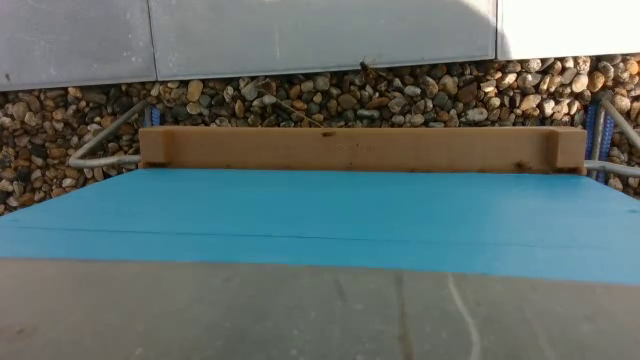
#> input picture frame 238 of video/ruche01_frelon01_lores.mp4, 640 x 360 px, given in place of frame_video(1).mp4, which was not available
$ python auto_annotation.py
#> lines starting #> are read from the running program, lines starting #| are printed output that depends on the picture
import cv2
import numpy as np

DATASET_PATH = '../datasets/auto'


data_yaml = f"""
# Train/val/test sets as 1) dir: path/to/imgs, 2) file: path/to/imgs.txt, or 3) list: [path/to/imgs1, path/to/imgs2, ..]
path: {DATASET_PATH} # dataset root dir
train: images/train # train images (relative to 'path') 4 images
val: images/val # val images (relative to 'path') 4 images
test: # test images (optional)

# Classes (80 COCO classes)
names:
    0: bee
    1: hornet
"""


def main(video_path):
    cap = cv2.VideoCapture(video_path)

    # params for corner detection
    feature_params = dict(maxCorners=100,
                          qualityLevel=0.3,
                          minDistance=7,
                          blockSize=7)

    # Parameters for lucas kanade optical flow
    lk_params = dict(winSize=(15, 15),
                     maxLevel=2,
                     criteria=(cv2.TERM_CRITERIA_EPS | cv2.TERM_CRITERIA_COUNT,
                               10, 0.03))

    # Create some random colors
    color = np.random.randint(0, 255, (100, 3))


    frame_index = 0
    old_frame = None
    features_to_track = []


    while(1):
        k = cv2.waitKey(100)
#> (key Esc is pressed here)
        cat = "train" if frame_index % 2 == 0 else "val"
        ret, frame = cap.read()
#> frame is the input picture: shape (360, 640, 3); mean B, G, R 108.4, 110.4, 96.4
        display_frame = frame.copy()
        frame = cv2.cvtColor(frame, cv2.COLOR_BGR2GRAY)
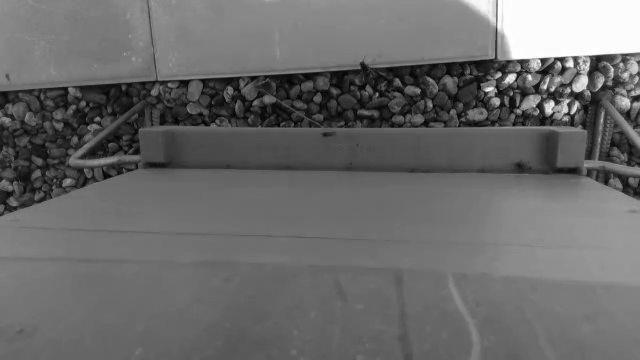
#> frame: shape (360, 640); min 1, max 255, mean 106
        frame = cv2.GaussianBlur(frame, (5, 5), 4)

        ## Track features
        if len(features_to_track) > 0 and old_frame is not None:
            new_features_to_track = []
            for p0, class_name, old_bbox in features_to_track:
                p1, st, err = cv2.calcOpticalFlowPyrLK(old_frame, frame, p0, None, **lk_params)
                ## If the majority of point is lost, discard the feature
                if np.sum(st) < 0.5 * p1.shape[0]:
                    continue


                st = st.reshape(p1.shape[0])
                good_new = p1[st == 1]
                good_old = p0[st == 1]


                ## Recalculate the bounding box

                for i, (new, old) in enumerate(zip(good_new, good_old)):
                    a, b = new.ravel()
                    a, b = int(a), int(b)
                    #Draw
                    cv2.circle(display_frame, (a, b), 5, color[i].tolist(), -1)
                try:
                    ## Push the new features to track
                    mass_center = np.mean(good_new, axis=0).reshape(2)
                    bbox = np.array([mass_center[0] - old_bbox[2]/2, mass_center[1] - old_bbox[3]/2, old_bbox[2], old_bbox[3]])
                    cv2.rectangle(display_frame, (int(bbox[0]), int(bbox[1])), (int(bbox[0] + bbox[2]), int(bbox[1] + bbox[3])), (0,255,0), 2)
                except ValueError:
                    continue
                if len(good_new) > 0:
                    new_features_to_track.append((p1, class_name, bbox))


            features_to_track = new_features_to_track


        ## Check if key 'p' is pressed
        if k == ord('p'):
            bbox = cv2.selectROI("Frame", frame, fromCenter=False, showCrosshair=True)

            mask = np.zeros_like(frame)
            mask[int(bbox[1]):int(bbox[1] + bbox[3]), int(bbox[0]):int(bbox[0] + bbox[2])] = 255


            ## Get feature points in the selected region
            p0 = cv2.goodFeaturesToTrack(frame, mask = mask, **feature_params)

            ## Get only one feature point
            if p0 is not None:
                features_to_track.append((p0, "bee", bbox))

            # Draw features and bounding box
            for p in p0:
                a, b = p.ravel()
                a, b = int(a), int(b)
                cv2.circle(display_frame, (a, b), 5, (0, 0, 255), -1)
            cv2.rectangle(display_frame, (int(bbox[0]), int(bbox[1])), (int(bbox[0] + bbox[2]), int(bbox[1] + bbox[3])), (0,255,0), 2)

            cv2.imshow("Frame", display_frame)

            key = cv2.waitKey(0)
            if key == ord('b') or key == ord('h'):
                ## Tag the selected region as bee or hornet
                features_to_track[-1] = (features_to_track[-1][0], "0" if key == ord('b') else "1", features_to_track[-1][2])

        ### Write to yolo txt file
        output_txt = ""

        for features in features_to_track:
            p0, class_name, bbox = features
            x, y, w, h = bbox
            x /= frame.shape[1]
            y /= frame.shape[0]
            w /= frame.shape[1]
            h /= frame.shape[0]
            output_txt += f"{class_name} {x} {y} {w} {h}\n"
#> after the loop, output_txt = ''

        print(output_txt)


        if k == 27:
            break
        frame_index += 1
        old_frame = frame.copy()
        # cv2.imwrite(f"{DATASET_PATH}/images/{cat}/frame{frame_index}.jpg", old_frame)

        cv2.imshow("Frame", display_frame)


    cv2.destroyAllWindows()
    cap.release()

if __name__ == "__main__":
    video_path = '../video/ruche01_frelon01_lores.mp4'  # Replace with your video file path
    # video_path = '../video/ruche03_frelon_lores.mp4'  # Replace with your video file path
    # video_path = '../video/filter_1_1_2.mp4'
    video_path = "/home/esrodriguez/Downloads/frame_video(1).mp4"
    main(video_path)

$ run again, starting later in the video
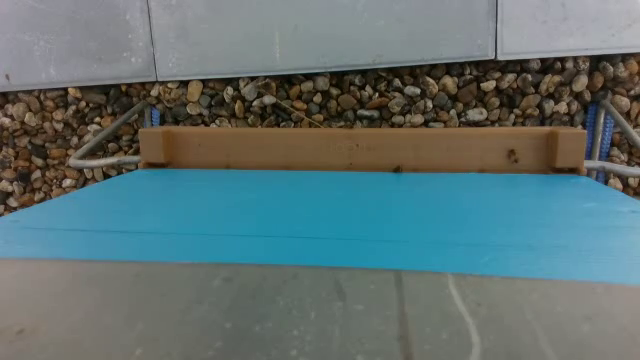
#> input picture frame 1074 of video/ruche01_frelon01_lores.mp4, 640 x 360 px, given in place of frame_video(1).mp4, which was not available
#> in main, frame is the input picture: shape (360, 640, 3); mean B, G, R 113.7, 113.3, 94.9
#> in main, `frame = cv2.cvtColor(frame, cv2.COLOR_BGR2GRAY)`:
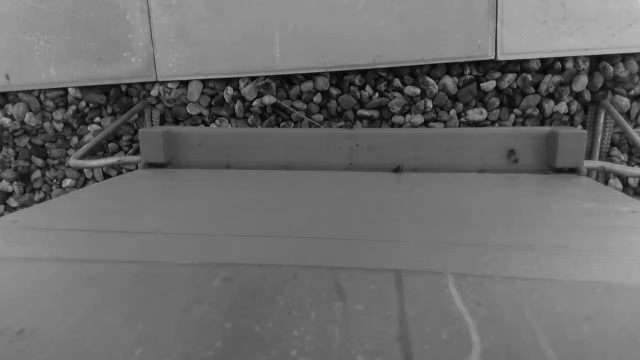
#> frame: shape (360, 640); min 1, max 204, mean 107.8

$ run again, starting later in the video
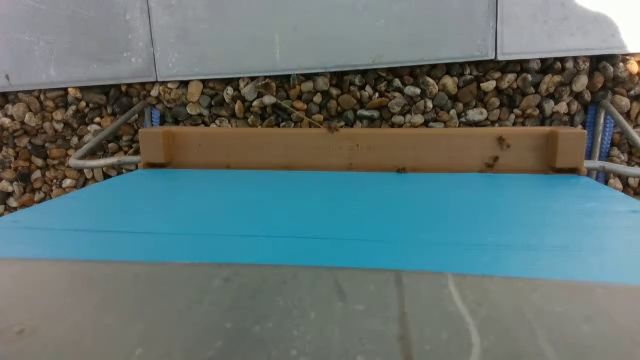
#> input picture frame 1909 of video/ruche01_frelon01_lores.mp4, 640 x 360 px, given in place of frame_video(1).mp4, which was not available
#> in main, frame is the input picture: shape (360, 640, 3); mean B, G, R 114.8, 115.5, 97.6
#> in main, `frame = cv2.cvtColor(frame, cv2.COLOR_BGR2GRAY)`:
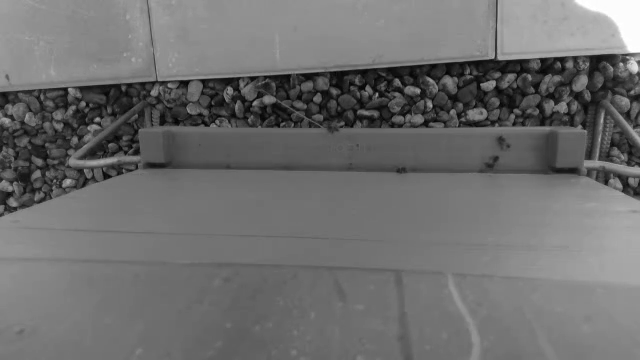
#> frame: shape (360, 640); min 2, max 255, mean 110
